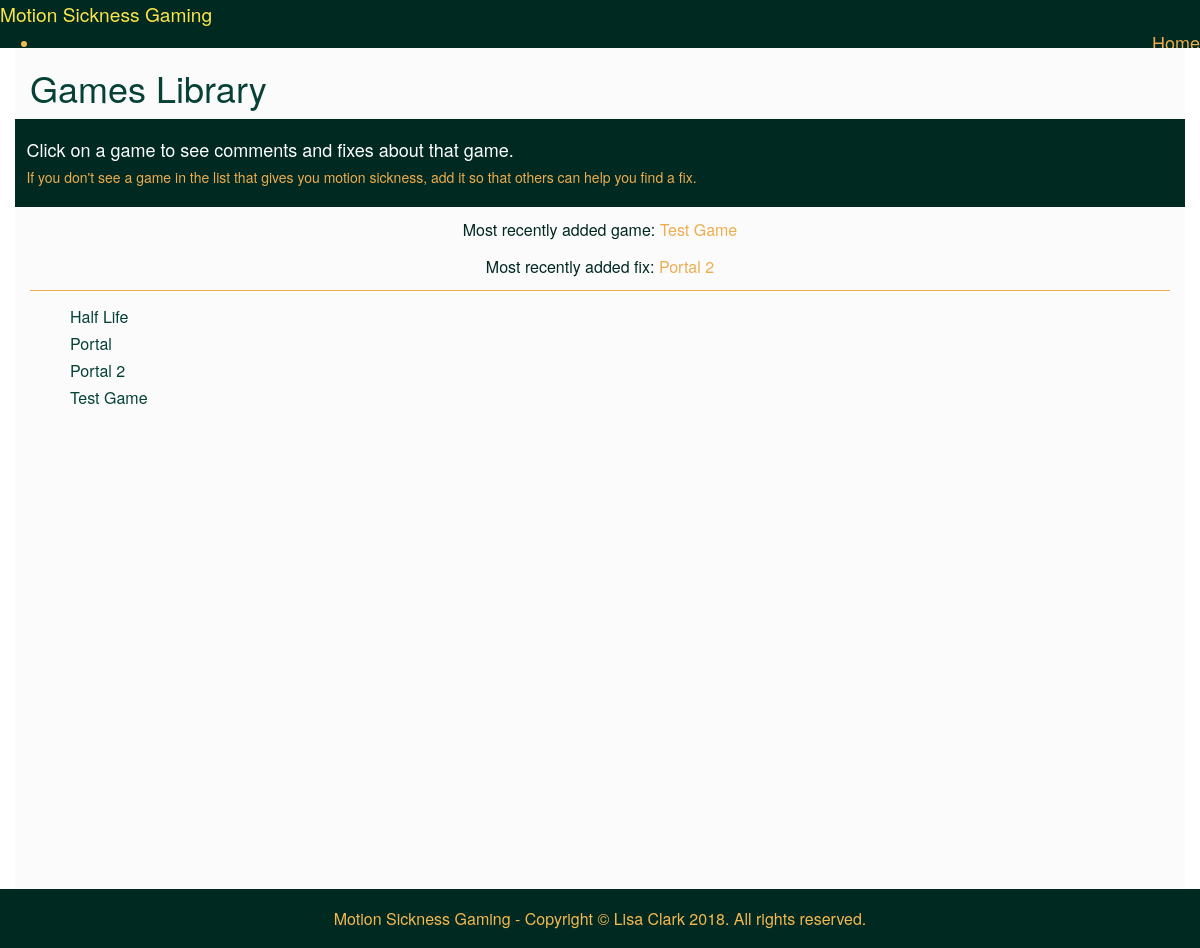
The page /view/php/games.php on the database as committed earlier.
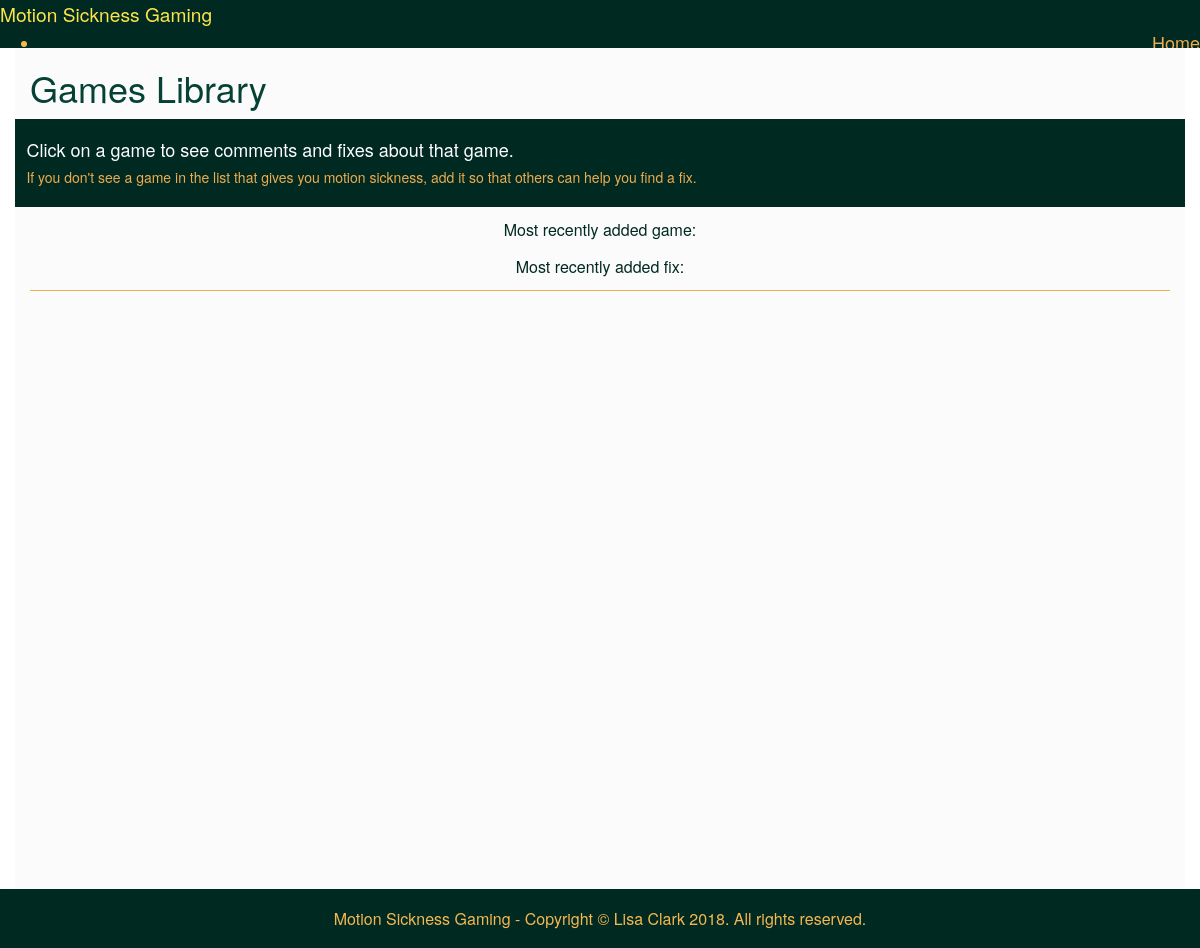
The same page on the database as committed later.
### tables this page shows
CREATE TABLE `game` (
  `gameID` int(10) UNSIGNED NOT NULL,
  `gameName` varchar(100) NOT NULL,
  `gameThUp` int(10) UNSIGNED NOT NULL,
  `gameThDown` int(10) UNSIGNED NOT NULL,
  `gameDate` datetime NOT NULL DEFAULT CURRENT_TIMESTAMP
);

CREATE TABLE `fix` (
  `fixID` int(10) UNSIGNED NOT NULL,
  `fixInfo` text NOT NULL,
  `fixDateTime` timestamp NOT NULL DEFAULT CURRENT_TIMESTAMP,
  `fixThUp` int(10) UNSIGNED NOT NULL,
  `fixThDown` int(10) UNSIGNED NOT NULL,
  `userID` int(10) UNSIGNED NOT NULL,
  `gameID` int(10) UNSIGNED NOT NULL,
  `deleted` tinyint(1) NOT NULL
);

### model/dbfunctions.php (called while the page is built, shortened)
<?php
function gamelist() {
    $selectgames = "SELECT * from game ORDER BY gameName;";
    include 'connect.php';
    $stmt = $conn->prepare($selectgames);
    $stmt->execute();
    return $staticresult = $stmt->fetchAll(PDO::FETCH_ASSOC);
}
function gamelisturl($gameID) {
    $selectgame = "SELECT gameID, REPLACE(gameName, ' ', '_') as gameName from game WHERE gameID='" . $gameID . "';";
    include 'connect.php';
    $stmt = $conn->prepare($selectgame);
    $stmt->execute();
    return $staticresult = $stmt->fetch(PDO::FETCH_ASSOC);
}
function mostRecentGame() {
    $selectgames = "SELECT * FROM game ORDER BY gameDate DESC LIMIT 1;";
    include 'connect.php';
    $stmt = $conn->prepare($selectgames);
    $stmt->execute();
    return $result = $stmt->fetch(PDO::FETCH_ASSOC);
}
function mostRecentFix() {
    $selectfix = "SELECT game.gameName, game.gameID, fixDateTime FROM fix
    INNER JOIN game ON game.gameID = fix.gameID
    ORDER BY fixDateTime DESC LIMIT 1;";
    include 'connect.php';
    $stmt = $conn->prepare($selectfix);
    $stmt->execute();
    return $result = $stmt->fetch(PDO::FETCH_ASSOC);
}
?>

### view/php/games.php (the view, shortened to what this page needs)
<?php
    include 'header.php';
    include 'nav.php';
    include '../../model/connect.php';
    include '../../model/dbfunctions.php';
?>
<div class="container page">
    <div class="game-button">
        <h1>Games Library</h1>
    </div>
    <div class="library_info">
        <h4>Click on a game to see comments and fixes about that game.</h4>
        <h5>If you don't see a game in the list that gives you motion sickness, add it so that others can help you find a fix.</h5>
    </div>
            <?php
                $getgame = mostRecentGame();
                $getfix = mostRecentFix();
                $gameurl = gamelisturl($getgame['gameID']);
                $fixurl = gamelisturl($getfix['gameID']);
            ?>
    <div class="recent">
        <p>Most recently added game:
        <a class="index" href="individual_games.php?gameID=<?php echo $getgame['gameID']; ?>&game=<?php echo $gameurl['gameName']; ?>">
            <?php
            echo $getgame['gameName'];
        ?>
        </a></p>
        <p>Most recently added fix:
        <a class="index" href="individual_games.php?gameID=<?php echo $getfix['gameID']; ?>&game=<?php echo $fixurl['gameName']; ?>&fix=tab">
            <?php
                echo $getfix['gameName'];
            ?>
        </a></p>
    </div>
    <ul id="gamelist">
        <?php
            $allgames = gamelist();
            foreach($allgames as $row) {
                $url = gamelisturl($row['gameID']);
                echo '<li><a id="urlname_' . $row['gameID'] . '" href="individual_games.php?gameID='. $row['gameID'] . '&game='. $url['gameName'] . '">' . $row['gameName'] . '</a></li>';
            }
        ?>
    </ul>
</div>
<?php
    include 'footer.php';
?>

### view/php/header.php (shortened to what this page needs)
<!DOCTYPE html>
<html lang="en">
<head>
    <link rel="stylesheet" href="https://unpkg.com/purecss@1.0.0/build/pure-min.css">
    <link rel="stylesheet" href="https://unpkg.com/purecss@1.0.0/build/grids-responsive-min.css">
    <link rel="stylesheet" href="https://netdna.bootstrapcdn.com/font-awesome/4.0.3/css/font-awesome.css">
    <link rel="stylesheet" href="https://maxcdn.bootstrapcdn.com/bootstrap/3.3.7/css/bootstrap.min.css">
    <link rel="stylesheet" href="https://use.fontawesome.com/releases/v5.0.12/css/all.css">
    <link rel="stylesheet" href="../css/image-picker.css">
    <link rel="stylesheet" href="../css/layouts/marketing.css">
    <link rel="stylesheet" href="../css/style.css">
</head>
<body>

### view/php/nav.php (shortened to what this page needs)
<div class="header">
    <div class="custom-wrapper pure-g" id="menu">
        <div class="pure-u-1 pure-u-md-1-3">
            <div class="pure-menu">
                <a href="index.php" class="pure-menu-heading custom-brand">Motion Sickness Gaming</a>
            </div>
        </div>
        <div class="pure-u-2 pure-u-md-1-3">
            <div class="pure-menu pure-menu-horizontal custom-can-transform">
                <ul class="pure-menu-list">
                    <li class="pure-menu-item"><a href="index.php" class="pure-menu-link">Home</a></li>
                </ul>
            </div>
        </div>
    </div>
</div>

### view/php/footer.php (shortened to what this page needs)
    <div class="footer l-box is-center">
        Motion Sickness Gaming - Copyright &#169; Lisa Clark 2018. All rights reserved.
    </div>
</body>
</html>

### view/css/layouts/marketing.css (style rules this page uses)
* { -webkit-box-sizing: border-box; -moz-box-sizing: border-box; box-sizing: border-box; }
body { line-height: 1.7em; color: #002921; font-size: 13px; background-image: url(../../img/background.jpg); background-attachment: fixed; }
h1, h2, h3, h4, h5, h6, label { color: #054135; }
.l-box { padding: 1em; }
.is-center { text-align: center; }
.pure-g { letter-spacing: normal; }
a.pure-menu-heading { color: white; font-weight: 400; font-size: 120%; padding-top: .5em; }
.pure-menu-item a { color: #EEAC4E; font-size: 18px; padding-top: .5em; }
.pure-menu-horizontal { text-align: right; }
.footer { background: #002921; position: fixed; bottom: 0; width: 100%; color: #F4B851 }
@media (min-width: 48em) { body { font-size: 16px; } }
.custom-wrapper { background-color: #002921; -webkit-font-smoothing: antialiased; height: 3em; overflow: hidden; -webkit-transition: height 0.5s; -moz-transition: height 0.5s; -ms-transition: height 0.5s; transition: height 0.5s; color: #F4B851; }

### view/css/style.css (style rules this page uses)
a { color: #EEAC4E; }
.page { background: #fbfbfb; min-height: 900px; padding-bottom: 80px; }
.pure-menu-item, .pure-menu-list { z-index: 1; }
.library_info { background-color: #002921; margin-right: -15px; margin-left: -15px; padding: 1% }
.library_info h4 { color: white; }
.library_info h5 { color: #EEAC4E; }
.game-button { margin-bottom: 1%; }
.recent { border-bottom: 1px solid #EEAC4E; text-align: center; margin-top: 0.8%; }
#gamelist { list-style-type: none; margin-top: 1%; }
#gamelist li a { color: #054135; }

Rows that differ between the two databases and show on the page:
removed game: gameName "Test Game"
removed fix: gameID.gameName "Portal 2"
removed game: gameName "Half Life"
removed game: gameName "Portal"
removed game: gameName "Portal 2"
